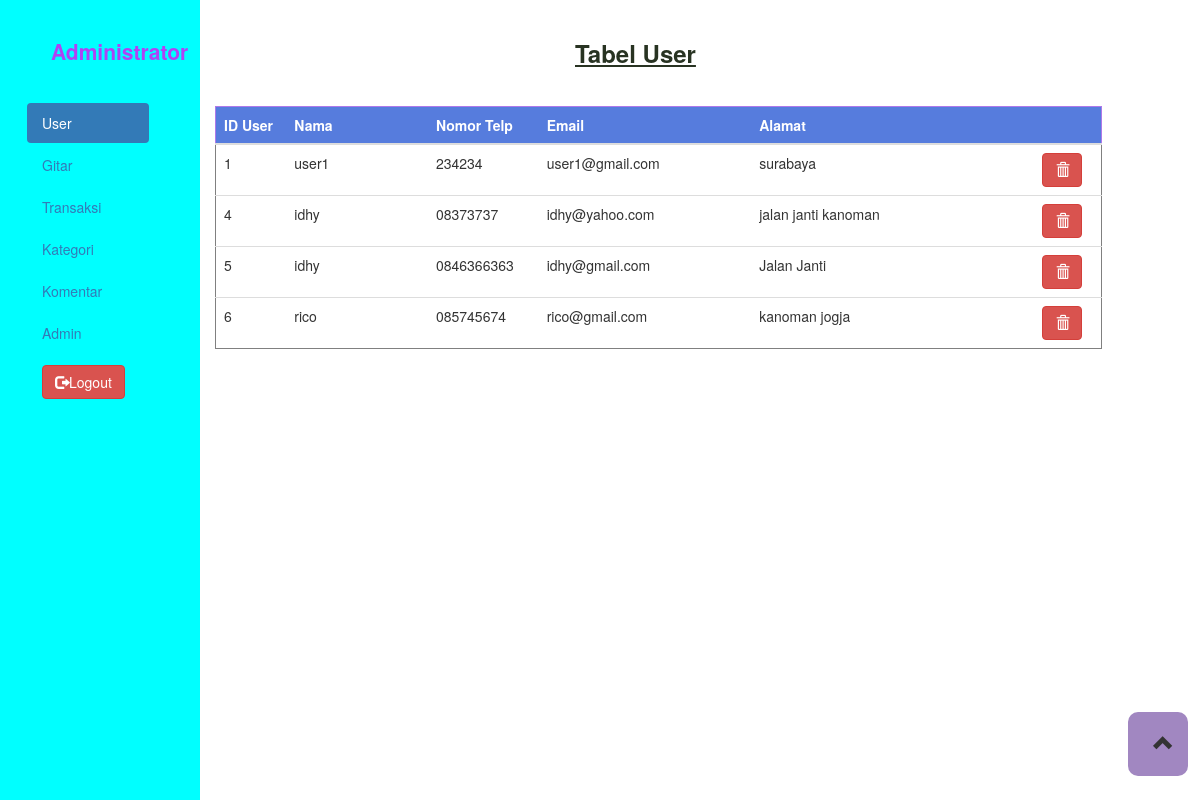
Page /admin/admin.php (signed in) on the committed database.
### tables this page shows
CREATE TABLE IF NOT EXISTS `tabel_pelangan` (
  `idPelangan` int(11) NOT NULL AUTO_INCREMENT,
  `nama` varchar(50) NOT NULL,
  `email` varchar(70) NOT NULL,
  `password` varchar(40) NOT NULL,
  `alamat` text NOT NULL,
  `telpon` varchar(15) NOT NULL,
  PRIMARY KEY (`idPelangan`)
);

### admin/admin.php (the view, shortened to what this page needs)
<!DOCTYPE html>
<html>
<head>
  <link rel="stylesheet" type="text/css" href="../plugin/bootstrap/css/bootstrap.min.css">
  <link rel="stylesheet" type="text/css" href="../asset/css/admin.css">
</head>
<body>
<div class="container-fluid">
  <div class="row">
    <div class="col-xs-2" id="sideLeft">
      <h4><strong>Administrator</strong></h4>
      <ul class="nav nav-pills nav-stacked" id="data">
        <li class="active"><a data-toggle="tab" href="#user">User</a></li>
        <li><a data-toggle="tab" href="#gitar">Gitar</a></li>
        <li><a data-toggle="tab" href="#transaksi">Transaksi</a></li>
		 <li><a data-toggle="tab" href="#kategori">Kategori</a></li>
        <li><a data-toggle="tab" href="#komen">Komentar</a></li>
        <li><a data-toggle="tab" href="#admin">Admin</a></li>
        <li><a href="proses/logout.php">
          <button type="button" class="btn btn-danger"><span class="glyphicon glyphicon-log-out"></span>Logout</button></a>
        </li>
      </ul>
    </div>
    <div class="col-xs-10">
      <div class="tab-content">
        <div id="user" class="tab-pane fade in active">
          <div class="row">
            <div class="col-xs-11 col-offset-xs-1">
                <h3 class="table-title"><strong>Tabel User</strong></h3>
                <table class="table table-hover">
                  <thead>
                    <tr>
                      <th class="id-user ">ID User</th>
                      <th class="nama-user ">Nama</th>
                      <th class="telp-user ">Nomor Telp</th>
                      <th class="email-user ">Email</th>
                      <th class="alamat-user ">Alamat</th>
                      <th class="hapus "></th>
                    </tr>
                  </thead>
                  <tbody>
                    <?php
                      $conn = mysqli_connect('localhost', 'root', '', 'penjualan_gitar');
                      $queryPelangan = mysqli_query($conn, "SELECT * FROM tabel_Pelangan ORDER BY idPelangan ASC");
                      while($arrayPelangan = mysqli_fetch_array($queryPelangan)){
                        echo '
                          <tr>
                            <td class="id-user ">'.$arrayPelangan['idPelangan'].'</td>
                            <td class="nama-user ">'.$arrayPelangan['nama'].'</td>
                            <td class="telp-user ">'.$arrayPelangan['telpon'].'</td>
                            <td class="email-user text-justify">'.$arrayPelangan['email'].'</td>
                            <td class="alamat-user text-left">'.$arrayPelangan['alamat'].'</td>
                            <td class="hapus"><a href="proses/hapusUser.php?idPelangan='.$arrayPelangan['idPelangan'].'">
                              <button type="button" class="btn btn-danger"><i class="glyphicon glyphicon-trash"></i></button>
                            </a></td>
                          </tr>
                        ';
                      }
                     ?>
                  </tbody>
                </table>
              </div>
            </div>
          </div>
      </div>
    </div>
  </div>
  <div class="box-up" onclick="topFunction()" id="myBtn">
    <div class="btn" >
      <span><i class="glyphicon glyphicon-chevron-up"></i></span>
    </div>
  </div>
</div>
</body>
</html>

### asset/css/admin.css (style rules this page uses)
#sideLeft { background-color: aqua; height: 100vh !important; }
#sideLeft h4 { margin-left: 3vw; margin-top: 5vh; font-size: 1.5em; color:#b042f4; }
.table-title { margin-top: 5vh; margin-left: 30vw; margin-bottom: 5vh; text-decoration: underline; color:#283322; }
#data { margin-top: 5vh; margin-left: 1vw; margin-right: 3vw; }
.id-user { width:5vw !important; }
.nama-user, .nama-barang { width:10vw !important; }
.telp-user, .harga-barang { width:5vw !important; }
.email-user { width:15vw !important; }
.alamat-user { width:20vw !important; }
.hapus, .stock-barang { width: 3vw !important; }
table.table-hover, table.table-condensed { border-left: 1px solid grey !important; border-right: 1px solid grey !important; border-bottom: 1px solid grey !important; }
table.table-hover thead, table.table-condensed thead { background-color: #567cdd; color: white; border: 1px solid #ae79ea; }
.box-up { position: fixed; width: 5vw; height:8vh; background-color: #a187c1; bottom: 3vh; right: 1vw; border-radius: 10px; }
.box-up .btn span { margin-left: 1vw; line-height: 6vh; font-size: 1.5em; }

### rows in the picture
tabel_pelangan: idPelangan "1", nama "user1", telpon "234234", email "user1@gmail.com", alamat "surabaya"
tabel_pelangan: idPelangan "4", nama "idhy", telpon "08373737", email "idhy@yahoo.com", alamat "jalan janti kanoman"
tabel_pelangan: idPelangan "5", nama "idhy", telpon "0846366363", email "idhy@gmail.com", alamat "Jalan Janti"
tabel_pelangan: idPelangan "6", nama "rico", telpon "085745674", email "rico@gmail.com", alamat "kanoman jogja"
